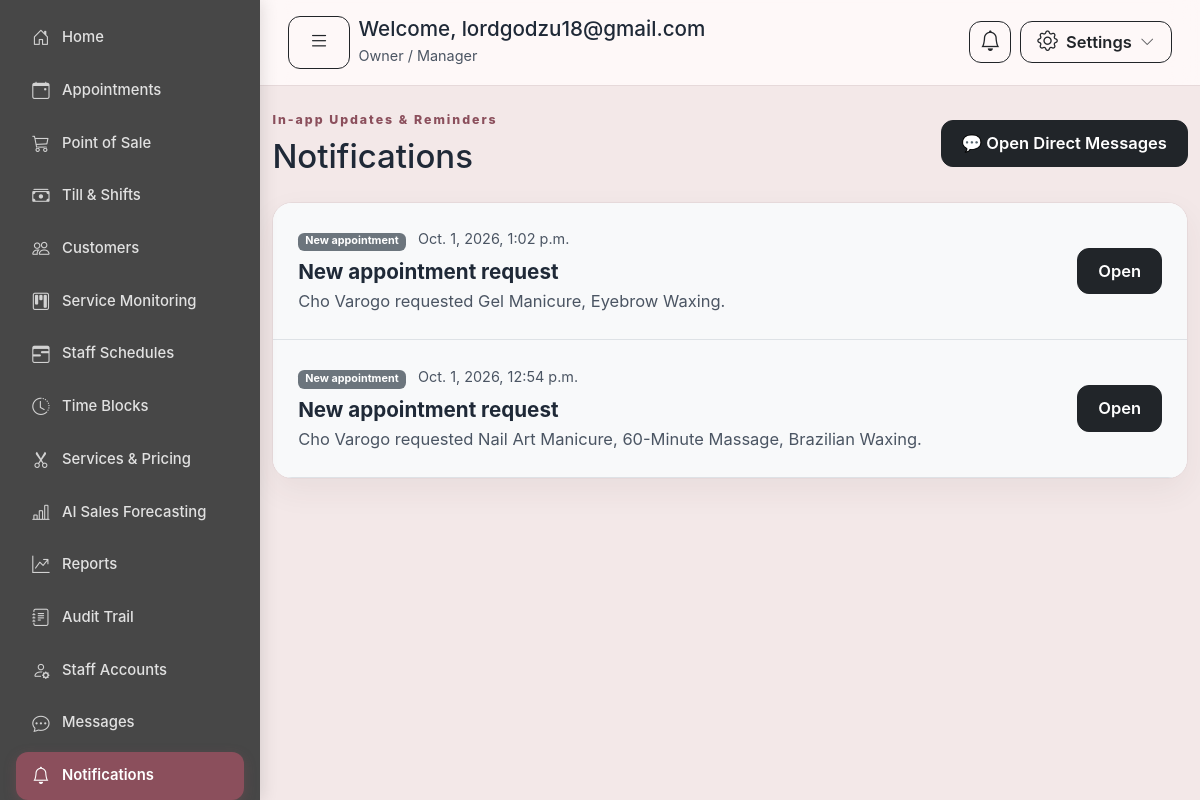
/notifications/ (signed in), run on an earlier commit of the app's database.
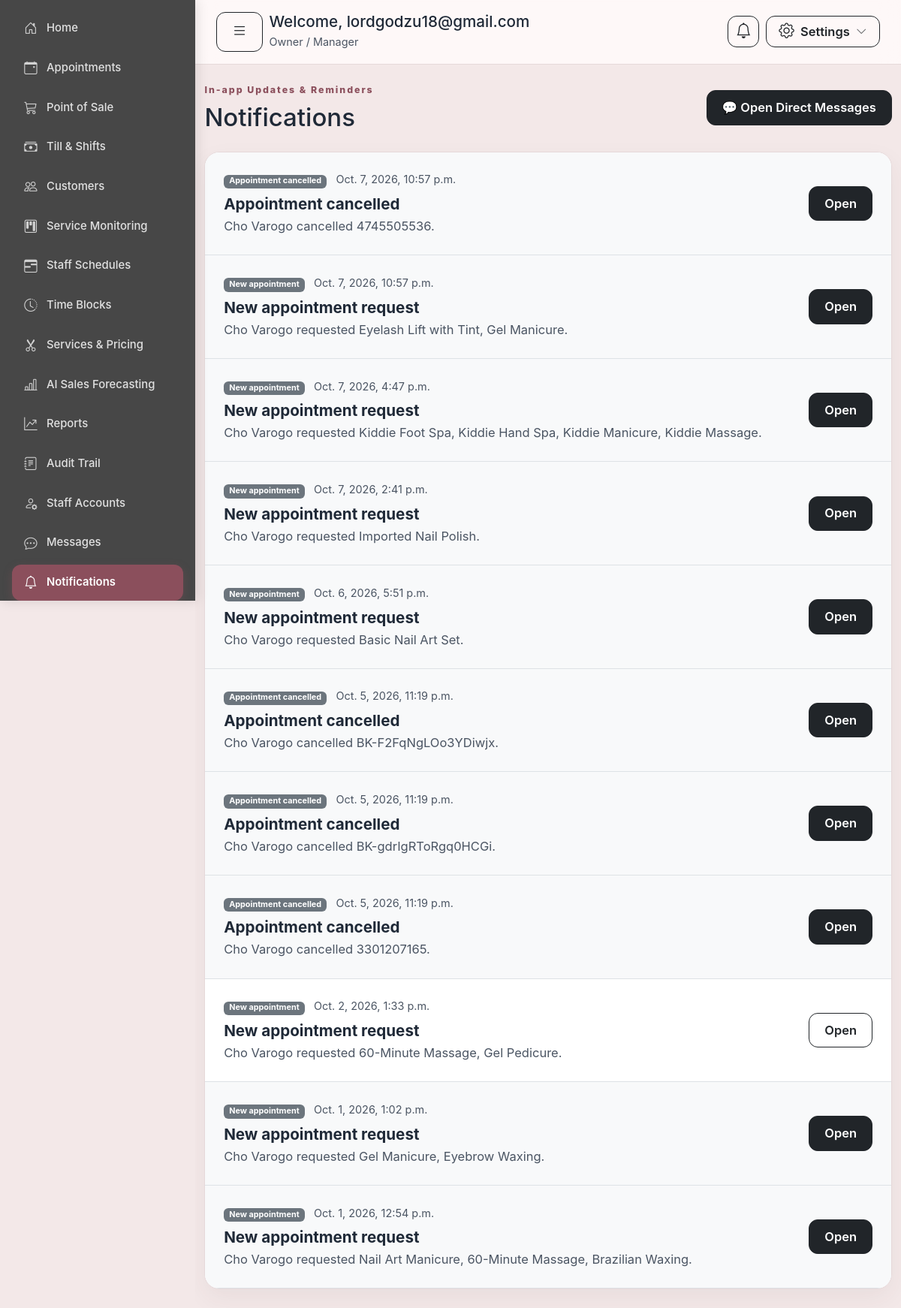
And on a later commit of the database.
### apps/accounts/models.py (models this page shows, shortened)
class User(AbstractUser):
    class Role(models.TextChoices):
        OWNER = "OWNER", "Owner / Manager"
        CASHIER = "CASHIER", "Cashier"
        STAFF = "STAFF", "Staff"
        CUSTOMER = "CUSTOMER", "Customer"
    email = models.EmailField("email address", unique=True)
    role = models.CharField(max_length=20, choices=Role.choices, default=Role.STAFF)
    phone_number = models.CharField(
        max_length=30,
        blank=True,
        validators=(validate_phone_number,),
    )
    is_active_staff_member = models.BooleanField(default=True)
    email_verified_at = models.DateTimeField(blank=True, null=True)
    is_locked = models.BooleanField(default=False)
    can_use_pos = models.BooleanField(default=False)
    can_manage_bookings = models.BooleanField(default=False)
    can_manage_customers = models.BooleanField(default=False)
    can_assign_services = models.BooleanField(default=False)
    objects = UserManager()
    USERNAME_FIELD = "email"
    REQUIRED_FIELDS = []
    class Meta:
        constraints = [
            models.UniqueConstraint(Lower("email"), name="accounts_user_email_ci_unique"),
        ]
    @property
    def is_owner(self):
        return self.role == self.Role.OWNER or self.is_superuser
    @property
    def is_cashier(self):
        return self.role == self.Role.CASHIER
    @property
    def is_service_staff(self):
        return self.role == self.Role.STAFF
    @property
    def is_customer(self):
        return self.role == self.Role.CUSTOMER

### apps/notifications/models.py (models this page shows, shortened)
class Notification(models.Model):
    class EventType(models.TextChoices):
        NEW = "NEW", "New appointment"
        APPROVED = "APPROVED", "Appointment approved"
        REJECTED = "REJECTED", "Appointment rejected"
        RESCHEDULED = "RESCHEDULED", "Appointment rescheduled"
        CANCELLED = "CANCELLED", "Appointment cancelled"
        REMINDER = "REMINDER", "Booking reminder"
        NO_SHOW_ALERT = "NO_SHOW_ALERT", "Late / No-show alert"
        MESSAGE = "MESSAGE", "Direct message"
    recipient = models.ForeignKey(
        settings.AUTH_USER_MODEL,
        on_delete=models.CASCADE,
        related_name="notifications",
    )
    appointment = models.ForeignKey(
        "bookings.Appointment",
        on_delete=models.CASCADE,
        related_name="notifications",
        blank=True,
        null=True,
    )
    event_type = models.CharField(max_length=20, choices=EventType.choices)
    title = models.CharField(max_length=160)
    message = models.CharField(max_length=500)
    read_at = models.DateTimeField(blank=True, null=True)
    created_at = models.DateTimeField(auto_now_add=True)
    class Meta:
        ordering = ("-created_at", "-pk")
        indexes = [models.Index(fields=("recipient", "read_at"), name="notification_unread_idx")]
    @property
    def is_read(self):
        return self.read_at is not None

### apps/notifications/views.py (the view)
# urls.py: path("", base_views.index, name="mfa_index"),
@login_required
def index(request):
    notifications = Notification.objects.filter(recipient=request.user).select_related(
        "appointment"
    )
    return render(request, "notifications/index.html", {"notifications": notifications})

### apps/accounts/mfa.py (called while the page is built, shortened)
def has_totp(user):
    return Authenticator.objects.filter(
        user=user,
        type=Authenticator.Type.TOTP,
    ).exists()

def is_mfa_required(user):
    if not user.is_authenticated:
        return False
    if (user.role == User.Role.OWNER or user.is_superuser) and settings.MFA_ENFORCE_OWNER:
        return True

### apps/audittrail/events.py (called while the page is built)
def set_current_request(request):
    return _current_request.set(request)

def reset_current_request(token):
    _current_request.reset(token)

### apps/bookings/models.py (called while the page is built)
    @property
    def reference(self):
        return self.booking_reference

### apps/core/context_processors.py (called while the page is built)
def branding(request):
    ctx = {'BRAND_NAME': settings.BRAND_NAME}
    user = getattr(request, 'user', None)
    if user and user.is_authenticated:
        try:
            from apps.notifications.models import Notification
            ctx['unread_notifications_count'] = Notification.objects.filter(recipient=user, is_read=False).count()
        except Exception:
            ctx['unread_notifications_count'] = 0
    return ctx

### templates/notifications/index.html (shortened to what this page needs)
{% extends "base.html" %}
{% block content %}
  <div class="d-flex flex-wrap justify-content-between align-items-center gap-3 mb-4">
    <div>
      <div class="eyebrow">In-app Updates &amp; Reminders</div>
      <h1 class="h2 mb-0">Notifications</h1>
    </div>
    <div class="d-flex gap-2">
      <a class="btn btn-dark" href="{% url 'notifications:messages' %}">💬 Open Direct Messages</a>
    </div>
  </div>
  <div class="gn-card p-0 overflow-hidden">
    {% for item in notifications %}
      <div class="p-4 border-bottom d-flex justify-content-between align-items-center gap-3 {% if not item.is_read %}bg-light{% endif %}">
        <div>
          <div class="small text-muted mb-1">
            <span class="badge text-bg-secondary me-2">{{ item.get_event_type_display }}</span>
            {{ item.created_at }}
          </div>
          <div class="fw-bold fs-5">{{ item.title }}</div>
          <div class="text-muted">{{ item.message }}</div>
        </div>
        <div class="d-flex gap-2">
          {% if not item.is_read %}
            <form method="post" action="{% url 'notifications:mark_read' item.pk %}">
              <button class="btn btn-dark" type="submit">Open</button>
            </form>
          {% elif item.appointment %}
            {% if request.user.role == 'CUSTOMER' %}
              <a class="btn btn-outline-dark" href="{% url 'core:customer_appointments' %}">View Booking</a>
            {% else %}
              <a class="btn btn-outline-dark" href="{% url 'bookings:detail' item.appointment.reference %}">Open</a>
            {% endif %}
          {% elif item.event_type == 'MESSAGE' %}
            <a class="btn btn-outline-dark" href="{% url 'notifications:messages' %}">Open Chat</a>
          {% endif %}
        </div>
      </div>
    {% empty %}
      <p class="p-4 text-muted mb-0">No notifications yet.</p>
    {% endfor %}
  </div>
{% endblock %}

### templates/base.html (shortened to what this page needs)
{% load static %}
<!doctype html>
<html lang="en">
<head>
  <link href="https://cdn.jsdelivr.net/npm/bootstrap@5.3.3/dist/css/bootstrap.min.css" rel="stylesheet">
  <link rel="stylesheet" href="https://cdn.jsdelivr.net/npm/bootstrap-icons@1.11.3/font/bootstrap-icons.min.css">
  <link rel="stylesheet" href="{% static 'css/app.css' %}?v={% now 'U' %}">
</head>
<body>
  {% if user.is_authenticated %}
    {% if user.is_customer %}
      <div class="customer-shell">
        {% include 'partials/customer_navbar.html' %}
        <main class="customer-main py-4">
          <div class="container-fluid px-lg-5 px-3">
            {% include 'partials/messages.html' %}
    {% else %}
      <div class="app-shell">
        {% include 'partials/sidebar.html' %}
        <main class="app-main">
          {% include 'partials/topbar.html' %}
          <section class="container-fluid py-4">
    {% endif %}
            {% block content %}{% endblock %}
    {% if user.is_customer %}
          </div>
        </main>
      </div>
    {% else %}
          </section>
        </main>
      </div>
    {% endif %}
  {% else %}
    {% block public_content %}{% block public_body %}{% endblock %}{% endblock %}
  {% endif %}
</body>
</html>

### templates/partials/sidebar.html (shortened to what this page needs)
{% load static %}
<aside class="sidebar" id="admin-sidebar">
  <nav class="sidebar-nav">
    <a href="{% url 'core:dashboard_router' %}">
      <i class="bi bi-house-door"></i>
      <span>Home</span>
    </a>
    {% if user.is_owner %}
      <a href="{% url 'bookings:manage' %}">
        <i class="bi bi-calendar-event"></i>
        <span>Appointments</span>
      </a>
      <a href="{% url 'pos:index' %}">
        <i class="bi bi-cart3"></i>
        <span>Point of Sale</span>
      </a>
      <a href="{% url 'pos:shift_dashboard' %}">
        <i class="bi bi-cash-stack"></i>
        <span>Till &amp; Shifts</span>
      </a>
      <a href="{% url 'customers:index' %}">
        <i class="bi bi-people"></i>
        <span>Customers</span>
      </a>
      <a href="{% url 'monitoring:index' %}">
        <i class="bi bi-kanban"></i>
        <span>Service Monitoring</span>
      </a>
      <a href="{% url 'services:schedule_list' %}">
        <i class="bi bi-calendar3-range"></i>
        <span>Staff Schedules</span>
      </a>
      <a href="{% url 'services:time_block_list' %}">
        <i class="bi bi-clock-history"></i>
        <span>Time Blocks</span>
      </a>
      <a href="{% url 'services:index' %}">
        <i class="bi bi-scissors"></i>
        <span>Services &amp; Pricing</span>
      </a>
      <a href="{% url 'forecasting:index' %}">
        <i class="bi bi-bar-chart-line"></i>
        <span>AI Sales Forecasting</span>
      </a>
      <a href="{% url 'reports:index' %}">
        <i class="bi bi-graph-up-arrow"></i>
        <span>Reports</span>
      </a>
      <a href="{% url 'audittrail:index' %}">
        <i class="bi bi-journal-text"></i>
        <span>Audit Trail</span>
      </a>
      <a href="{% url 'accounts:invite_internal' %}">
        <i class="bi bi-person-gear"></i>
        <span>Staff Accounts</span>
      </a>
    {% endif %}
    <a href="{% url 'notifications:messages' %}">
      <i class="bi bi-chat-dots"></i>
      <span>Messages</span>
    </a>
    <a href="{% url 'notifications:index' %}">
      <i class="bi bi-bell"></i>
      <span>Notifications</span>
    </a>
  </nav>
</aside>

### templates/partials/topbar.html (shortened to what this page needs)
<header class="topbar">
  <div class="d-flex align-items-center gap-2">
    <button class="btn btn-outline-dark btn-sm d-none d-lg-inline-flex" type="button" id="sidebar-collapse-toggle" aria-controls="admin-sidebar" aria-expanded="true" aria-label="Toggle side navigation" title="Toggle side navigation">
      <i class="bi bi-list fs-5"></i>
    </button>
    <div>
      <h1 class="h5 mb-0">Welcome, {{ user.first_name|default:user.email }}</h1>
      <small class="text-muted">{{ user.get_role_display }}</small>
    </div>
  </div>
  <div class="d-flex align-items-center gap-2">
    <a href="{% url 'notifications:index' %}" class="btn btn-outline-dark btn-sm position-relative d-inline-flex align-items-center justify-content-center" style="width: 42px; height: 42px; border-radius: 12px;" aria-label="Notifications" title="Notifications">
      <i class="bi bi-bell fs-5"></i>
    </a>
    <div class="dropdown">
      <button class="btn btn-outline-dark btn-sm d-inline-flex align-items-center justify-content-center gap-2 px-3" style="height: 42px; border-radius: 12px;" type="button" id="topbarSettingsDropdown" data-bs-toggle="dropdown" aria-expanded="false" title="Settings &amp; Account">
        <i class="bi bi-gear fs-5"></i>
        <span class="d-none d-sm-inline fw-semibold">Settings</span>
        <i class="bi bi-chevron-down small opacity-75"></i>
      </button>
    </div>
  </div>
</header>

### static/css/app.css (style rules this page uses)
:root { --charcoal: #474747; --charcoal-dark: #2f2f2f; --blush: #f3e8e8; --warm-white: #fffafa; --dusty-rose: #c9aeb1; --deep-rose: #8b4f5c; --gold: #c6a15b; --border: #e6d9da; --shadow: 0 18px 45px rgba(71, 71, 71, .10); --text-main: #1f2937; --text-muted: #4b5563; --text-secondary: #374151; }
* { box-sizing: border-box; }
html, body { margin: 0; padding: 0; width: 100%; max-width: 100vw; overflow-x: hidden; background: var(--blush); color: var(--text-main); font-size: 16.5px; line-height: 1.6; font-family: Inter, ui-sans-serif, system-ui, -apple-system, BlinkMacSystemFont, "Segoe UI", sans-serif; }
.btn { font-size: 1rem; padding: 0.6rem 1.2rem; border-radius: 12px; font-weight: 600; }
.gn-card, .content-card { background: #ffffff; border: 1px solid var(--border); border-radius: 20px; box-shadow: 0 12px 32px rgba(71, 45, 53, 0.06); }
.text-muted { color: var(--text-muted) !important; }
a { text-decoration: none; }
.app-shell { min-height: 100vh; width: 100%; max-width: 100vw; position: relative; }
.sidebar { background: var(--charcoal); color: white; padding: 24px 16px; position: fixed; top: 0; left: 0; bottom: 0; width: 260px; height: 100vh; height: 100dvh; overflow-y: auto; overflow-x: hidden; z-index: 1020; display: flex; flex-direction: column; box-shadow: 2px 0 16px rgba(0, 0, 0, 0.12); scrollbar-width: thin; scrollbar-color: rgba(255, 255, 255, 0.22) transparent; }
.sidebar-nav { display: flex; flex-direction: column; gap: 5px; padding-bottom: 24px; }
.sidebar-nav a { display: flex; align-items: center; color: rgba(255,255,255,.84); padding: 10px 14px; border-radius: 12px; transition: .2s ease; font-size: 0.9rem; font-weight: 500; text-decoration: none; }
.sidebar-nav a i { font-size: 1.05rem; width: 22px; flex-shrink: 0; text-align: center; margin-right: 10px; opacity: 0.9; }
.sidebar-nav a.active { color: #ffffff !important; background: var(--deep-rose, #8b4f5c) !important; font-weight: 600; box-shadow: 0 4px 12px rgba(139, 79, 92, 0.35); }
.sidebar-nav a.active i { opacity: 1; }
.app-main { margin-left: 260px; width: calc(100% - 260px); min-width: 0; max-width: 100%; min-height: 100vh; overflow-x: hidden; display: flex; flex-direction: column; }
.topbar { min-height: 78px; background: rgba(255,250,250,.88); backdrop-filter: blur(14px); border-bottom: 1px solid var(--border); display: flex; align-items: center; justify-content: space-between; padding: 16px 28px; position: sticky; top: 0; z-index: 1010; }
.eyebrow { color: var(--deep-rose); font-size: .75rem; font-weight: 800; letter-spacing: .16em; margin-bottom: 7px; }
@media (min-width: 992px) { .sidebar { transition: transform 0.28s cubic-bezier(0.4, 0, 0.2, 1), visibility 0.28s ease, width 0.28s ease; } }
@media (min-width: 992px) { .app-main { transition: width 0.28s cubic-bezier(0.4, 0, 0.2, 1), margin-left 0.28s cubic-bezier(0.4, 0, 0.2, 1); } }
html { scroll-behavior: smooth; }

What changed in the data, as far as the page shows it:
added Notification: event_type "Appointment cancelled", created_at "Oct. 7, 2026, 10:57 p.m.", title "Appointment cancelled", message "Cho Varogo cancelled 4745505536.", shows "Open"
added Notification: event_type "New appointment", created_at "Oct. 7, 2026, 10:57 p.m.", title "New appointment request", message "Cho Varogo requested Eyelash Lift with Tint, Gel Manicure.", shows "Open"
added Notification: event_type "New appointment", created_at "Oct. 7, 2026, 4:47 p.m.", title "New appointment request", message "Cho Varogo requested Kiddie Foot Spa, Kiddie Hand Spa, Kiddie Manicure, Kiddie Massage.", shows "Open"
added Notification: event_type "New appointment", created_at "Oct. 7, 2026, 2:41 p.m.", title "New appointment request", message "Cho Varogo requested Imported Nail Polish.", shows "Open"
added Notification: event_type "New appointment", created_at "Oct. 6, 2026, 5:51 p.m.", title "New appointment request", message "Cho Varogo requested Basic Nail Art Set.", shows "Open"
added Notification: event_type "Appointment cancelled", created_at "Oct. 5, 2026, 11:19 p.m.", title "Appointment cancelled", message "Cho Varogo cancelled BK-F2FqNgLOo3YDiwjx.", shows "Open"
added Notification: event_type "Appointment cancelled", created_at "Oct. 5, 2026, 11:19 p.m.", title "Appointment cancelled", message "Cho Varogo cancelled BK-gdrIgRToRgq0HCGi.", shows "Open"
added Notification: event_type "Appointment cancelled", created_at "Oct. 5, 2026, 11:19 p.m.", title "Appointment cancelled", message "Cho Varogo cancelled 3301207165.", shows "Open"
added Notification: event_type "New appointment", created_at "Oct. 2, 2026, 1:33 p.m.", title "New appointment request", message "Cho Varogo requested 60-Minute Massage, Gel Pedicure.", shows "Open"
